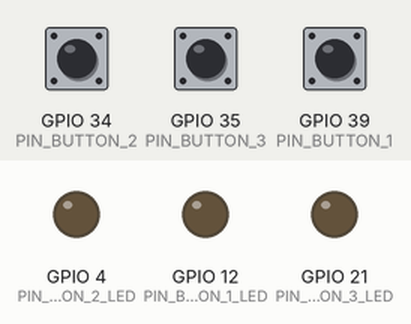
Simulated run of this program. Board: ESP32. Shown: output pins drawn as LEDs (lit = HIGH). Inputs (shaded band) come from the test bench; at power-on: GPIO 34 (PIN_BUTTON_2) HIGH, GPIO 35 (PIN_BUTTON_3) HIGH, GPIO 39 (PIN_BUTTON_1) HIGH.

Above: at 1.2 s.
1.3 s: GPIO 34 (PIN_BUTTON_2) pulled LOW for 0.15 s
At 1.37 s:
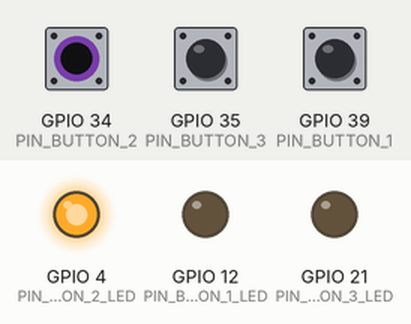
2.9 s: GPIO 35 (PIN_BUTTON_3) pulled LOW for 0.15 s
At 2.97 s:
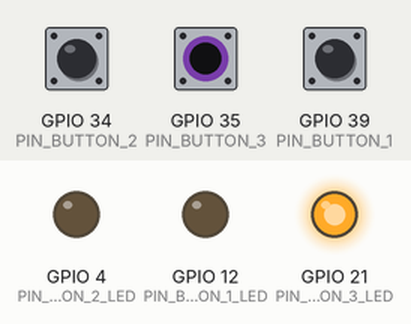
4.5 s: GPIO 39 (PIN_BUTTON_1) pulled LOW for 0.15 s
At 4.57 s:
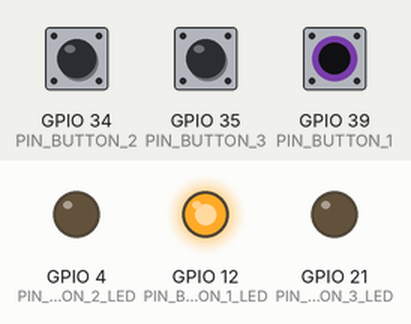
6.1 s: GPIO 39 (PIN_BUTTON_1) pulled LOW for 3.2 s
At 9.7 s:
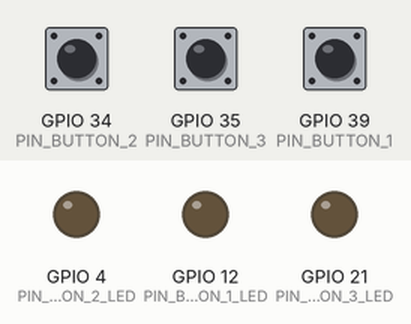
10.8 s: GPIO 34 (PIN_BUTTON_2) pulled LOW for 3.2 s
At 11.9 s:
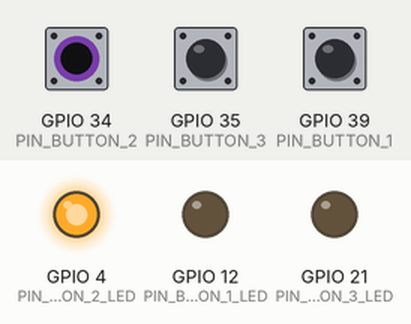
15.5 s: GPIO 34 (PIN_BUTTON_2) driven LOW and GPIO 35 (PIN_BUTTON_3) driven LOW
At 16.7 s:
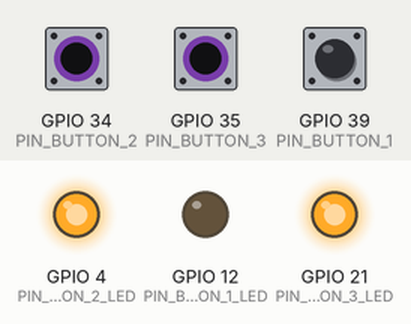
Timing chart, 0 to 18.0 s (numbered marks = the images above; inputs shaded):
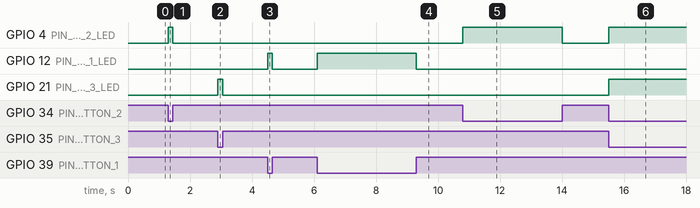

The program:

main.cpp
```cpp
#include <Arduino.h>
#include "Engine.h"

void setup()
{
    Serial.begin(115200);
    Engine.begin();
}

void loop()
{
    Engine.handle();
    delay(10);
}
```

ButtonLibrary.h
```cpp
#ifndef __BUTTON_LIBRARY_H__
#define __BUTTON_LIBRARY_H__

#include <Arduino.h>

enum ButtonSource_t
{
    BUTTON_1,
    BUTTON_2,
    BUTTON_3
};

struct ButtonEventData_t
{
    ButtonSource_t Source;  // botao que foi pressionado
    int PressedTime;        // tempo que o botao ficou pressionado
};

struct ButtonSettings_t
{
    gpio_num_t Button1Pin;
    gpio_num_t Button2Pin;
    gpio_num_t Button3Pin;
    gpio_num_t Button1Led;
    gpio_num_t Button2Led;
    gpio_num_t Button3Led;
};

#endif // __BUTTON_LIBRARY_H__
```

ButtonManager.h
```cpp
#ifndef __BUTTON_MANAGER_H__
#define __BUTTON_MANAGER_H__

#include <Arduino.h>
#include <vector>
#include <list>
#include <algorithm>

#include "ButtonLibrary.h"
#include "MessageLibrary.h"
#include "IButtonObserver.h"

// Tempo de espera do debounce dos eventos dos botões, em milissegundos.
#define DEBOUNCE_WAIT_TIME 20

class ButtonManagerClass
{
    public:
        ButtonManagerClass();
        esp_err_t begin(ButtonSettings_t settings);
        void attach(IButtonObserver *observer);
        void detach(IButtonObserver *observer);
        void notify(ButtonEventData_t eventData);
    private:
        std::vector<IButtonObserver*> m_list;
};

extern ButtonManagerClass ButtonManager;


#endif // __BUTTON_MANAGER_H__
```

Engine.h
```cpp
#include <Arduino.h>
#include "ButtonManager.h"
#include "EnumLibrary.h"

#define TAG_ENGINE "[ENGINE]"

#define ENGINE_LOGD_0012 "Processando botao de ultrapassagem..."
#define ENGINE_LOGD_0013 "Processando botao de cronometro..."
#define ENGINE_LOGD_0014 "Processando botao de odometro..."
#define ENGINE_LOGD_0015 "Processando botao de SOS..."
#define ENGINE_LOGD_0016 "Processando botao de emergencia..."

class EngineClass: public IButtonObserver
{
    public:
        EngineClass();
        void begin();
        void OnButtonPressed(ButtonEventData_t eventData);
        void handle();
    private:
        void processButtonEvents();
};

extern EngineClass Engine;
```

EnumLibrary.h
```cpp
#ifndef __ENUM_LIBRARY_H__
#define __ENUM_LIBRARY_H__

enum SystemLed_t
{
    SYSTEM_LED_IN_RACE = 69,
    SYSTEM_LED_WAITING_RACE_START = 79,
    SYSTEM_LED_GPS = 89,
    SYSTEM_LED_STATUS = 99
};

enum LoRaMessage_t
{
    LORA_CMD_OVERTAKING_REQUEST = 0x10,
    LORA_RSP_OVERTAKING_REQUEST = 0x11,
    LORA_CMD_CONFIRM_OVERTAKING_REQUEST = 0x12,
    LORA_RSP_CONFIRM_OVERTAKING_REQUEST = 0x13,
    LORA_CMD_OVERTAKING_ACCEPT = 0x14,
    LORA_RSP_OVERTAKING_ACCEPT = 0x15
};


enum EngineState_e
{
    ENGINE_STATE_INITIALIZING = 0x01,
    ENGINE_STATE_IDLE,
    ENGINE_STATE_WAITING_RACE_START,
    ENGINE_STATE_IN_RACE,
    ENGINE_STATE_OVERTAKING_REQUEST_RECEIVED,
    ENGINE_STATE_OVERTAKING_REQUEST_SENT,
    ENGINE_STATE_OVERTAKING_REQUEST_CONFIRMATION_RECEIVED,
    ENGINE_STATE_OVERTAKING_REQUEST_CONFIRMATION_SENT,
    ENGINE_STATE_OVERTAKING_ACCEPT_SENT,
    ENGINE_STATE_OVERTAKING_ACCEPT_RECEIVED,
    ENGINE_STATE_SOS,
    ENGINE_STATE_EMERGENCY,
    ENGINE_STATE_RACE_FINISH,
    ENGINE_STATE_CONFIGURATION
};

enum ButtonOperation_t
{
    OP_001 = 0x01,
    OP_002 = 0x02,
    OP_003 = 0x03,
    OP_004 = 0x04,
    OP_005 = 0x05
};

enum TrackpointType_e
{
    /**
     * Trackpoint de corrida.
     */
    TRACKPOINT_TYPE_NORMAL = 0x01,
    /**
     * Trackpoint de zona de radar.
     */
    TRACKPOINT_TYPE_RADAR_ZONE = 0x02,
    /**
     * Trackpoint de deslocamento.
     */
    TRACKPOINT_TYPE_DISPLACEMENT = 0x03,
    /**
     * Trackpoint nao reconhecido.
     */
    TRACKPOINT_TYPE_ERROR = 0x99
};

enum TrackpointLocationResult_e
{
    TRACKPOINT_LOCATION_RESULT_MOVING_FORWARD = 0,
    TRACKPOINT_LOCATION_RESULT_DIDNT_CHANGE,
    TRACKPOINT_LOCATION_RESULT_OUT_OF_TRACK,
    TRACKPOINT_LOCATION_RESULT_WRONG_WAY,
    TRACKPOINT_LOCATION_RESULT_FILE_ERROR,
    TRACKPOINT_LOCATION_RESULT_WAITING_RACE_START,
    TRACKPOINT_LOCATION_RESULT_RADAR_ZONE,
    TRACKPOINT_LOCATION_RESULT_DISPLACEMENT_ZONE
};

enum SpeedAlertLevel_e
{
    SPEED_ALERT_LEVEL_20_PERC,
    SPEED_ALERT_LEVEL_20_TO_50_PERC,
    SPEED_ALERT_LEVEL_50_PERC
};

#endif // __ENUM_LIBRARY_H__
```

IButtonObserver.h
```cpp
#ifndef __IOBSERVER_H__
#define __IOBSERVER_H__

#include "ButtonLibrary.h"

class IButtonObserver
{
    public:
        virtual void OnButtonPressed(ButtonEventData_t eventData) = 0;
};

#endif // __IOBSERVER_H__
```

MessageLibrary.h
```cpp
#ifndef __MESSAGE_LIBRARY_H__
#define __MESSAGE_LIBRARY_H__

#define TAG_ENGINE "[ENGINE]"
#define TAG_GPS "[GPS]"
#define TAG_MPU "[MPU]"
#define TAG_BUTTONMANAGER "[BUTTONS]"
#define TAG_CONFMGR "[CONFIG]"
#define TAG_LOG "[LOG]"
#define TAG_NAVCOMMMGR "[NAVCOMMMGR]"

#define LOGE_0001 "Falha ao montar o SD card."
#define LOGE_0002 "Falha ao inicializar a MPU. Tentando novamente..."
#define LOGE_0003 "O arquivo de log %s nao existe"
#define LOGE_0004 "Falha ao criar o diretorio de log."
#define LOGE_0005 "Erro ao abrir o arquivo %s no modo append."
#define LOGE_0006 "Falha ao adicionar os dados de telemetria no arquivo."
#define LOGE_0007 "Falha ao realizar a calibracao."
#define LOGE_0008 "Falha ao inicializar o Engine. Reiniciando em 3s..."
#define LOGE_0009 "Erro ao abrir o arquivo %s no modo leitura."

#define LOGI_0001 "Inicializando o sistema. Versao %s"

#define LOGI_0003 "Inicializando o GPS."
#define LOGI_0004 "GPS inicializado."
#define LOGI_0005 "Taxa de amostragem configurada. [%d]"
#define LOGI_0006 "Iniciando o acelerometro."
#define LOGI_0007 "Acelerometro iniciado."
#define LOGI_0008 "Calibrando o acelerometro."
#define LOGI_0009 "Acelerometro calibrado. Gyro offsets: %.2f|%.2f|%.2f"
#define LOGI_0010 "Inicializando o gerenciador de botoes."
#define LOGI_0011 "Gerenciador de botoes inicializado."
#define LOGI_0012 "Iniciando o NavCommMonitor."
#define LOGI_0013 "Configurando o estado do sistema: %d"
#define LOGI_0014 "Arquivo de log aberto: %s (%lu bytes livres)"
#define LOGI_0015 "Engine inicializado."
#define LOGI_0016 "Inicializando a comunicacao com o NavComm."

#define LOGD_0001 "Carregando o arquivo de log."
#define LOGD_0002 "Numero do arquivo de log: %lu"
#define LOGD_0003 "Abrindo arquivo de log %s"
#define LOGD_0004 "Inicializando o sistema de log."
#define LOGD_0005 "Criando um arquivo de log numero %lu"
#define LOGD_0006 "Logando: %s"
#define LOGD_0007 "Enviando comando isAlive."
#define LOGD_0008 "Status de Memoria Livre (Heap: %u, Psram: %u)"

#define SD_CARD_TYPE_MMC "MMC"
#define SD_CARD_TYPE_SDSC "SDSC"
#define SD_CARD_TYPE_SDHC "SDHC"
#define SD_CARD_TYPE_UNKNOWN "UNKNOWN"

#define NAMESPACE_LOG "log"
#define KEY_LOG_FILE_NUMBER "file_number"
#define LOG_FOLDER "/LOG"

#endif //__MESSAGE_LIBRARY_H__
```

ButtonManager.cpp
```cpp
#include "ButtonManager.h"

volatile uint32_t g_button1DebounceTime = 0; //guarda o tempo de debounce
volatile uint32_t g_button2DebounceTime = 0; //guarda o tempo de debounce
volatile uint32_t g_button3DebounceTime = 0; //guarda o tempo de debounce
volatile uint32_t g_button1PressedTime = 0; //guarda o tempo de debounce
volatile uint32_t g_button2PressedTime = 0; //guarda o tempo de debounce
volatile uint32_t g_button3PressedTime = 0; //guarda o tempo de debounce

ButtonSettings_t g_settings;

/**
 * Function: OnButton1Pressed
 * Description: Interruption raised by the Button 1 press.
 */
void IRAM_ATTR OnButton1Pressed()
{
    uint32_t currentTime = millis();
    bool currentState = digitalRead(g_settings.Button1Pin);

    if ( (currentTime - g_button1DebounceTime) > DEBOUNCE_WAIT_TIME )
    {
        if (currentState)
        {
            ESP_LOGI(TAG_BUTTONMANAGER, "Botao 1 solto");
            digitalWrite(g_settings.Button1Led, LOW);
            ButtonEventData_t eventData;
            eventData.PressedTime = currentTime - g_button1PressedTime;
            eventData.Source = BUTTON_1;
            ButtonManager.notify(eventData);
        }
        else
        {
            ESP_LOGI(TAG_BUTTONMANAGER, "Botao 1 pressionado");
            digitalWrite(g_settings.Button1Led, HIGH);
            g_button1PressedTime = currentTime;
        }

        g_button1DebounceTime = currentTime;
    }
}

/**
 * Function: OnButton2Pressed
 * Description: Interruption raised by the Button 2 press.
 */
void IRAM_ATTR OnButton2Pressed()
{
    uint32_t currentTime = millis();
    bool currentState = digitalRead(g_settings.Button2Pin);

    if ( (currentTime - g_button2DebounceTime) > DEBOUNCE_WAIT_TIME )
    {
        if (currentState)
        {
            ESP_LOGI(TAG_BUTTONMANAGER, "Botao 2 solto");
            digitalWrite(g_settings.Button2Led, LOW);
            ButtonEventData_t eventData;
            eventData.PressedTime = currentTime - g_button2PressedTime;
            eventData.Source = BUTTON_2;
            ButtonManager.notify(eventData);
        }
        else
        {
            ESP_LOGI(TAG_BUTTONMANAGER, "Botao 2 pressionado");
            digitalWrite(g_settings.Button2Led, HIGH);
            g_button2PressedTime = currentTime;
        }

        g_button2DebounceTime = currentTime;
    }
}

/**
 * Function: OnButton3Pressed
 * Description: Interruption raised by the Button 3 press.
 */
void IRAM_ATTR OnButton3Pressed()
{
    uint32_t currentTime = millis();
    bool currentState = digitalRead(g_settings.Button3Pin);

    if ( (currentTime - g_button3DebounceTime) > DEBOUNCE_WAIT_TIME )
    {
        if (currentState)
        {
            ESP_LOGI(TAG_BUTTONMANAGER, "Botao 3 solto");
            digitalWrite(g_settings.Button3Led, LOW);
            ButtonEventData_t eventData;
            eventData.PressedTime = currentTime - g_button3PressedTime;
            eventData.Source = BUTTON_3;
            ButtonManager.notify(eventData);
        }
        else
        {
            ESP_LOGI(TAG_BUTTONMANAGER, "Botao 3 pressionado");
            digitalWrite(g_settings.Button3Led, HIGH);
            g_button3PressedTime = currentTime;
        }
        g_button3DebounceTime = currentTime;
    }
}

/**
 * Method: ButtonManagerClass
 * Description: ButtonManagerClass Constructor.
 */
ButtonManagerClass::ButtonManagerClass()
{

}

/**
 * Method: begin
 * Description: Initializes the ButtonManagerClass.
 * Returns: esp_err_t ESP_OK
 */
esp_err_t ButtonManagerClass::begin(ButtonSettings_t settings)
{
    // #define LOGI_0010 "Inicializando o gerenciador de botoes."
    ESP_LOGI(TAG_BUTTONMANAGER, LOGI_0010);

    g_settings.Button1Pin = settings.Button1Pin;
    g_settings.Button2Pin = settings.Button2Pin;
    g_settings.Button3Pin = settings.Button3Pin;
    g_settings.Button1Led = settings.Button1Led;
    g_settings.Button2Led = settings.Button2Led;
    g_settings.Button3Led = settings.Button3Led;

    pinMode(g_settings.Button1Led, OUTPUT);
    pinMode(g_settings.Button2Led, OUTPUT);
    pinMode(g_settings.Button3Led, OUTPUT);

    digitalWrite(g_settings.Button1Led, LOW);
    digitalWrite(g_settings.Button2Led, LOW);
    digitalWrite(g_settings.Button3Led, LOW);

    pinMode(g_settings.Button1Pin, INPUT_PULLUP);
    pinMode(g_settings.Button2Pin, INPUT_PULLUP);
    pinMode(g_settings.Button3Pin, INPUT_PULLUP);

    attachInterrupt(digitalPinToInterrupt(g_settings.Button1Pin), OnButton1Pressed, CHANGE);
    attachInterrupt(digitalPinToInterrupt(g_settings.Button2Pin), OnButton2Pressed, CHANGE);
    attachInterrupt(digitalPinToInterrupt(g_settings.Button3Pin), OnButton3Pressed, CHANGE);

    // #define LOGI_0011 "Gerenciador de botoes inicializado."
    ESP_LOGI(TAG_BUTTONMANAGER, LOGI_0011);
    return ESP_OK;
}

/**
 * Method: attach
 * Description: Attach an observer to the class events.
 * Parameters:
 *  -> IButtonObserver *observer: object that will receive the ButtonManagerClass updates.
 * Returns: void
 */
void ButtonManagerClass::attach(IButtonObserver *observer)
{
    m_list.push_back(observer);
}

/**
 * Method: dettach
 * Description: Detach an observer of the class events.
 * Parameters:
 *  -> IButtonObserver *observer: object that will be detached.
 * Returns: void
 */
void ButtonManagerClass::detach(IButtonObserver *observer)
{
    m_list.erase(std::remove(m_list.begin(), m_list.end(), observer), m_list.end());
}

/**
 * Method: notify
 * Description: Notifies the observers about a new event.
 * Parameters:
 *  -> ButtonEventData_t eventData: the data generated by the event.
 * Returns: void
 */
void ButtonManagerClass::notify(ButtonEventData_t eventData)
{
    for(std::vector<IButtonObserver*>::const_iterator iter = m_list.begin(); iter != m_list.end(); ++iter)
    {
        if (*iter != 0)
        {
            (*iter)->OnButtonPressed(eventData);
        }
    }
}

ButtonManagerClass ButtonManager;
```

Engine.cpp
```cpp
#include "Engine.h"

#define PIN_BUTTON_1 GPIO_NUM_39
#define PIN_BUTTON_1_LED GPIO_NUM_12
#define PIN_BUTTON_2 GPIO_NUM_34
#define PIN_BUTTON_2_LED GPIO_NUM_4
#define PIN_BUTTON_3 GPIO_NUM_35
#define PIN_BUTTON_3_LED GPIO_NUM_21

QueueHandle_t g_buttonOperationQueue;
int g_buttonOperation = 0;

EngineClass::EngineClass()
{
}

void EngineClass::begin()
{
    g_buttonOperationQueue = xQueueCreate(20, sizeof(int));

    ButtonSettings_t settings = {
        .Button1Pin = PIN_BUTTON_1,
        .Button2Pin = PIN_BUTTON_2,
        .Button3Pin = PIN_BUTTON_3,
        .Button1Led = PIN_BUTTON_1_LED,
        .Button2Led = PIN_BUTTON_2_LED,
        .Button3Led = PIN_BUTTON_3_LED,
    };

    // inicializar botoes
    esp_err_t result = ButtonManager.begin(settings);
    if (result != ESP_OK)
    {
        ESP_LOGE("MAIN", "Falha ao inicializar o gerenciador de botoes.");
        while(1);
    }

    ButtonManager.attach(this);
}

void EngineClass::handle()
{
    processButtonEvents();
}

void EngineClass::OnButtonPressed(ButtonEventData_t eventData)
{
    ButtonOperation_t operation;

    switch (eventData.Source)
    {
    case BUTTON_1:
    {
        operation = OP_001;
        xQueueSend(g_buttonOperationQueue, &operation, portMAX_DELAY);

        ESP_LOGD(TAG_ENGINE, "Foi pressionado o botao 1 por %dms.", eventData.PressedTime);
        break;
    }
    case BUTTON_2:
        if (eventData.PressedTime > 3000) // se pressionado por mais de 3 segundos, indica SOS
        {
            operation = OP_002;
            xQueueSend(g_buttonOperationQueue, &operation, portMAX_DELAY);
        }
        else // senao, indica alteracao do cronometro
        {
            operation = OP_003;
            xQueueSend(g_buttonOperationQueue, &operation, portMAX_DELAY);
        }

        // "Foi pressionado o botao 2 por %dms."
        ESP_LOGD(TAG_ENGINE, "Foi pressionado o botao 2 por %dms.", eventData.PressedTime);
        break;
    case BUTTON_3:
        if (eventData.PressedTime > 3000) // se pressionado por mais de 3 segundos, indica Emergencia
        {
            operation = OP_004;
            xQueueSend(g_buttonOperationQueue, &operation, portMAX_DELAY);
        }
        else // senao, indica alteracao do odometro
        {
            operation = OP_005;
            xQueueSend(g_buttonOperationQueue, &operation, portMAX_DELAY);
        }
        ESP_LOGD(TAG_ENGINE, "Foi pressionado o botao 3 por %dms.", eventData.PressedTime);
        break;
    default:
        ESP_LOGD(TAG_ENGINE, "Botao nao reconhecido.");
    }
}

void EngineClass::processButtonEvents()
{
    // se tem evento de botão na fila...
    if (xQueueReceive(g_buttonOperationQueue, &g_buttonOperation, pdMS_TO_TICKS(10)) == pdTRUE)
    {
        switch ((ButtonOperation_t)g_buttonOperation)
        {
        case OP_001:
            ESP_LOGD(TAG_ENGINE, "Operacao 1");
            break;
        case OP_002:
            ESP_LOGD(TAG_ENGINE, "Operacao 2");
            break;
        case OP_003:
            ESP_LOGD(TAG_ENGINE, "Operacao 3");
            break;
        case OP_004:
            ESP_LOGD(TAG_ENGINE, "Operacao 4");
            break;
        case OP_005:
            ESP_LOGD(TAG_ENGINE, "Operacao 5");
            break;
        default:
            break;
        }
    }
}

EngineClass Engine;
```

Measured:
- after the input at 1.3 s, GPIO 4 (PIN_BUTTON_2_LED): LOW → HIGH at once, → LOW 0.15 s later
- after the input at 2.9 s, GPIO 21 (PIN_BUTTON_3_LED): LOW → HIGH at once, → LOW 0.15 s later
- after the input at 4.5 s, GPIO 12 (PIN_BUTTON_1_LED): LOW → HIGH at once, → LOW 0.15 s later
- after the input at 6.1 s, GPIO 12 (PIN_BUTTON_1_LED): LOW → HIGH at once, → LOW 3.2 s later
- after the input at 10.8 s, GPIO 4 (PIN_BUTTON_2_LED): LOW → HIGH at once, → LOW 3.2 s later
- after the input at 15.5 s, GPIO 4 (PIN_BUTTON_2_LED), GPIO 21 (PIN_BUTTON_3_LED): LOW → HIGH at once
